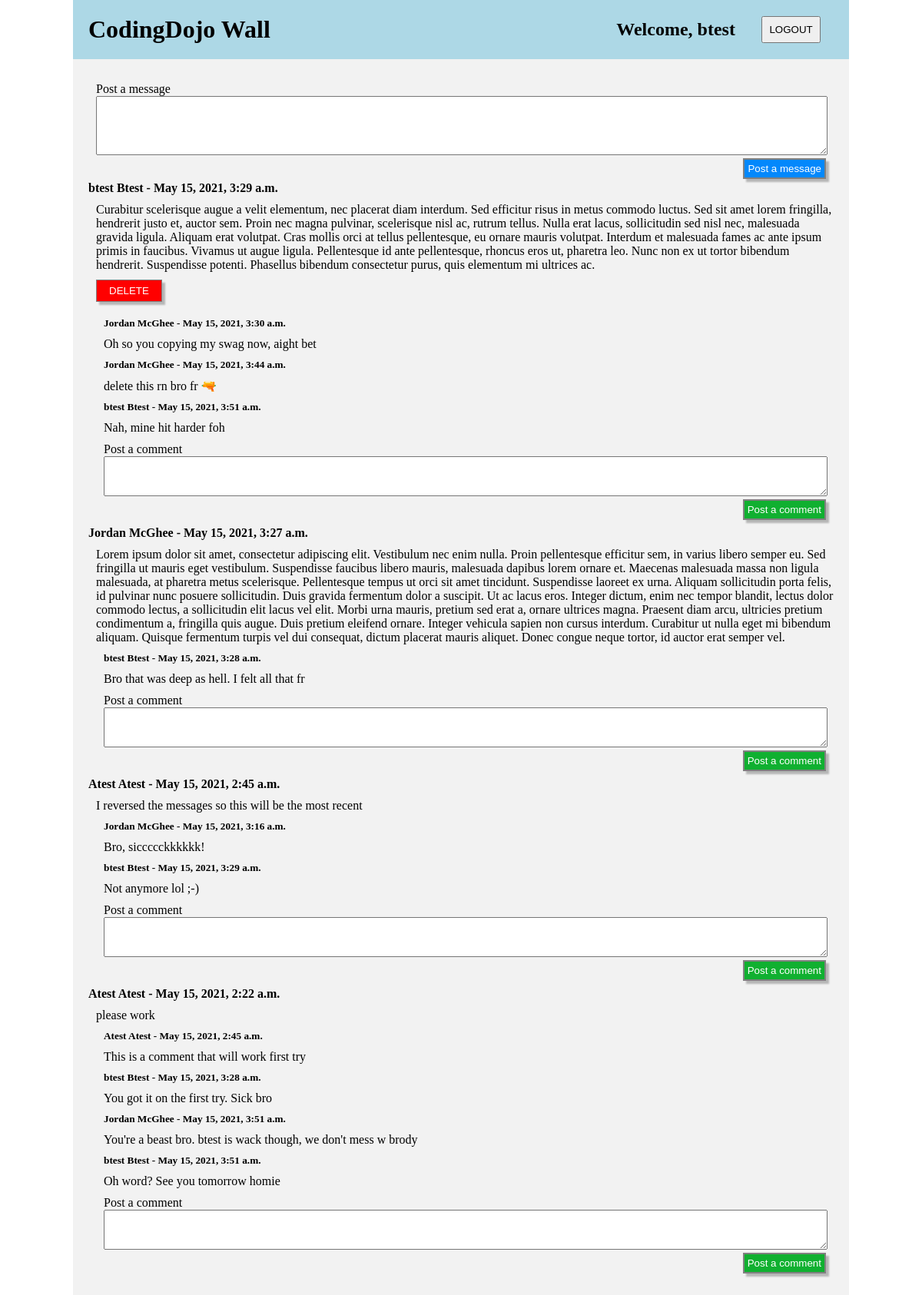
The app's page /wall/ (signed in) with its own data.
### login_registration_app/models.py (models this page shows)
class User(models.Model):
    first_name = models.CharField(max_length = 255)
    last_name = models.CharField(max_length = 255)
    birthday = models.DateField()
    email = models.EmailField(unique=True)
    password = models.CharField(max_length = 255)
    objects = UserManager()
    created_at = models.DateTimeField(auto_now_add=True)
    updated_at = models.DateTimeField(auto_now=True)

### the_wall_app/models.py (models this page shows)
class Message(models.Model):
    user = models.ForeignKey(User, related_name="messages", on_delete=models.CASCADE)
    message = models.TextField()
    objects = LengthValidator()
    created_at = models.DateTimeField(auto_now_add=True)
    updated_at = models.DateTimeField(auto_now=True)

class Comment(models.Model):
    user = models.ForeignKey(User, related_name="comments", on_delete=models.CASCADE)
    message = models.ForeignKey(Message, related_name="comments", on_delete=models.CASCADE)
    comment = models.TextField()
    objects = LengthValidator()
    created_at = models.DateTimeField(auto_now_add=True)
    updated_at = models.DateTimeField(auto_now=True)

### the_wall_app/views.py (the view)
# urls.py: path('', views.index),
def index(request):
    if 'user_id' not in request.session:
        return redirect('/')
    context = {
        "user": User.objects.get(id=request.session['user_id']),
        "messages": Message.objects.all(),
        "comments": Comment.objects.all()
    }
    return render(request, "index.html", context)

### the_wall_app/templates/index.html (shortened to what this page needs)
<!DOCTYPE html>
<html lang="en">
<head>
    {% load static %}
    <link rel="stylesheet" href="{% static 'css/wall.css' %}">
</head>
<body>
    <div id="top">
        <h1>CodingDojo Wall</h1>
        <div id="top_right">
            <h2>Welcome, {{user.first_name}}</h2>
            <form action="logout" method="POST">
                <input type="submit" value="LOGOUT" class="button" id="logout">
            </form>
        </div>
    </div>
    <div id="wrapper">
        <div id="post_message">
            <form action="message" method="POST">
            <label for="message">Post a message</label>
            <textarea name="message" id="" cols="30" rows="5"></textarea>
            <input type="submit" value="Post a message" class="button" id="pm_button">
            </form>
        </div>
        {% for message in messages reversed %}
        <div class="message">
            <h4>{{message.user.first_name}} {{message.user.last_name}} - {{message.created_at}}</h4>
            <p>{{message.message}}</p>
            {% if message.user == user %}
            <form action="delete/{{message.id}}" method="POST">
                <input type="submit" value="DELETE" id="delete">
            </form>
            {% endif %}
        </div>
        {% for comment in comments %}
            {% if comment.message == message %}
            <div class="comment">
                <h5>{{comment.user.first_name}} {{comment.user.last_name}} - {{comment.created_at}}</h5>
                <p>{{comment.comment}}</p>
            </div>
            {% endif %}
        {% endfor %}
        <div id="post_comment">
            <form action="comment/{{message.id}}" method="POST">
            <label for="comment">Post a comment</label>
            <textarea name="comment" id="" cols="30" rows="5"></textarea>
            <br>
            <input type="submit" value="Post a comment" class="button" id="pc_button">
            </form>
        </div>
        {% endfor %}
    </div>
</body>
</html>

### the_wall_app/static/css/wall.css (style rules this page uses)
* { margin: 0px; padding: 0px; }
#top { width: 970px; display: flex; justify-content: space-between; align-items: center; background-color: lightblue; margin: 0px auto; padding: 20px; }
#top_right { display: flex; align-items: center; width: 300px; justify-content: space-around; }
#logout { padding: 8px; }
#wrapper { margin: 0px auto; width: 970px; padding: 20px; background-color: #f2f2f2; }
textarea { width: 950px; margin: auto; }
#post_message { margin: 0px auto 20px; padding: 10px; }
#pm_button { float: right; box-shadow: 4px 4px 2px rgb(0,0,0,.25); background-color: #0388fc; color: white; padding: 4px; border: grey 2px solid; }
#post_comment { margin: 10px 0px 35px 20px; }
#post_comment textarea { width: 940px; height: 50px; }
#post_comment form label { display: block; }
#pc_button { background-color: #10b030; color: white; float: right; box-shadow: 4px 4px 2px rgb(0,0,0,.25); padding: 4px; margin-right: 10px; border: grey 2px solid; }
h4 { margin-bottom: 10px; }
.message p { margin: 10px 0px 10px 10px; }
#delete { background-color: red; color: white; padding: 6px 16px; border: grey 1px solid; box-shadow: 4px 4px 2px rgb(0,0,0,.25); margin: 0px 0px 10px 10px; }
.comment { margin: 10px 0px 10px 20px; }
h5 { margin: 10px 0px; }

### records on screen
User: first_name "btest"
Message: user.first_name "btest", user.last_name "Btest", created_at "May 15, 2021, 3:29 a.m.", message "Curabitur scelerisque augue a velit elementum, nec placerat diam interdum. Sed efficitur risus in metus commodo luctus. Sed sit amet lorem fringilla, hendrerit justo et, auctor sem. Proin nec magna pulvinar, scelerisque nisl ac, rutrum tellus. Nulla erat lacus, sollicitudin sed nisl nec, malesuada gravida ligula. Aliquam erat volutpat. Cras mollis orci at tellus pellentesque, eu ornare mauris volutpat. Interdum et malesuada fames ac ante ipsum primis in faucibus. Vivamus ut augue ligula. Pellentesque id ante pellentesque, rhoncus eros ut, pharetra leo. Nunc non ex ut tortor bibendum hendrerit. Suspendisse potenti. Phasellus bibendum consectetur purus, quis elementum mi ultrices ac."
Comment: user.first_name "Jordan", user.last_name "McGhee", created_at "May 15, 2021, 3:30 a.m.", comment "Oh so you copying my swag now, aight bet"
Comment: user.first_name "Jordan", user.last_name "McGhee", created_at "May 15, 2021, 3:44 a.m.", comment "delete this rn bro fr 🔫"
Comment: user.first_name "btest", user.last_name "Btest", created_at "May 15, 2021, 3:51 a.m.", comment "Nah, mine hit harder foh"
Message: user.first_name "Jordan", user.last_name "McGhee", created_at "May 15, 2021, 3:27 a.m.", message "Lorem ipsum dolor sit amet, consectetur adipiscing elit. Vestibulum nec enim nulla. Proin pellentesque efficitur sem, in varius libero semper eu. Sed fringilla ut mauris eget vestibulum. Suspendisse faucibus libero mauris, malesuada dapibus lorem ornare et. Maecenas malesuada massa non ligula malesuada, at pharetra metus scelerisque. Pellentesque tempus ut orci sit amet tincidunt. Suspendisse laoreet ex urna. Aliquam sollicitudin porta felis, id pulvinar nunc posuere sollicitudin. Duis gravida fermentum dolor a suscipit. Ut ac lacus eros. Integer dictum, enim nec tempor blandit, lectus dolor commodo lectus, a sollicitudin elit lacus vel elit. Morbi urna mauris, pretium sed erat a, ornare…"
Comment: user.first_name "btest", user.last_name "Btest", created_at "May 15, 2021, 3:28 a.m.", comment "Bro that was deep as hell. I felt all that fr"
Message: user.first_name "Atest", user.last_name "Atest", created_at "May 15, 2021, 2:45 a.m.", message "I reversed the messages so this will be the most recent"
Comment: user.first_name "Jordan", user.last_name "McGhee", created_at "May 15, 2021, 3:16 a.m.", comment "Bro, siccccckkkkkk!"
Comment: user.first_name "btest", user.last_name "Btest", created_at "May 15, 2021, 3:29 a.m.", comment "Not anymore lol ;-)"
Message: user.first_name "Atest", user.last_name "Atest", created_at "May 15, 2021, 2:22 a.m.", message "please work"
Comment: user.first_name "Atest", user.last_name "Atest", created_at "May 15, 2021, 2:45 a.m.", comment "This is a comment that will work first try"
Comment: user.first_name "btest", user.last_name "Btest", created_at "May 15, 2021, 3:28 a.m.", comment "You got it on the first try. Sick bro"
Comment: user.first_name "Jordan", user.last_name "McGhee", created_at "May 15, 2021, 3:51 a.m.", comment "You're a beast bro. btest is wack though, we don't mess w brody"
Comment: user.first_name "btest", user.last_name "Btest", created_at "May 15, 2021, 3:51 a.m.", comment "Oh word? See you tomorrow homie"
